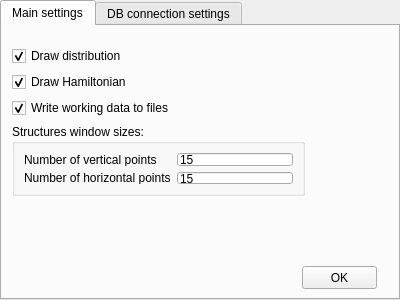
<?xml version="1.0" encoding="UTF-8"?>
<ui version="4.0">
 <class>configWindow</class>
 <widget class="QTabWidget" name="configWindow">
  <property name="geometry">
   <rect>
    <x>0</x>
    <y>0</y>
    <width>400</width>
    <height>300</height>
   </rect>
  </property>
  <property name="windowTitle">
   <string>TabWidget</string>
  </property>
  <property name="currentIndex">
   <number>0</number>
  </property>
  <widget class="QWidget" name="tab">
   <attribute name="title">
    <string>Main settings</string>
   </attribute>
   <widget class="QPushButton" name="pushButton">
    <property name="geometry">
     <rect>
      <x>300</x>
      <y>240</y>
      <width>75</width>
      <height>23</height>
     </rect>
    </property>
    <property name="text">
     <string>OK</string>
    </property>
   </widget>
   <widget class="QWidget" name="layoutWidget">
    <property name="geometry">
     <rect>
      <x>10</x>
      <y>20</y>
      <width>293</width>
      <height>150</height>
     </rect>
    </property>
    <layout class="QVBoxLayout" name="verticalLayout">
     <item>
      <widget class="QCheckBox" name="checkBox">
       <property name="text">
        <string>Draw distribution</string>
       </property>
       <property name="checked">
        <bool>true</bool>
       </property>
      </widget>
     </item>
     <item>
      <widget class="QCheckBox" name="checkBox_2">
       <property name="text">
        <string>Draw Hamiltonian</string>
       </property>
       <property name="checked">
        <bool>true</bool>
       </property>
      </widget>
     </item>
     <item>
      <widget class="QCheckBox" name="checkBox_3">
       <property name="text">
        <string>Write working data to files</string>
       </property>
       <property name="checked">
        <bool>true</bool>
       </property>
      </widget>
     </item>
     <item>
      <widget class="QGroupBox" name="groupBox">
       <property name="title">
        <string>Structures window sizes:</string>
       </property>
       <layout class="QGridLayout" name="gridLayout">
        <item row="0" column="0">
         <widget class="QLabel" name="label">
          <property name="text">
           <string>Number of vertical points</string>
          </property>
         </widget>
        </item>
        <item row="0" column="1">
         <widget class="QLineEdit" name="lineEdit">
          <property name="text">
           <string>15</string>
          </property>
         </widget>
        </item>
        <item row="1" column="0">
         <widget class="QLabel" name="label_2">
          <property name="text">
           <string>Number of horizontal points</string>
          </property>
         </widget>
        </item>
        <item row="1" column="1">
         <widget class="QLineEdit" name="lineEdit_2">
          <property name="text">
           <string>15</string>
          </property>
         </widget>
        </item>
       </layout>
      </widget>
     </item>
    </layout>
   </widget>
  </widget>
  <widget class="QWidget" name="tab">
   <attribute name="title">
    <string>DB connection settings</string>
   </attribute>
   <widget class="QWidget" name="layoutWidget">
    <property name="geometry">
     <rect>
      <x>40</x>
      <y>0</y>
      <width>227</width>
      <height>171</height>
     </rect>
    </property>
    <layout class="QGridLayout" name="gridLayout_2">
     <item row="0" column="1">
      <widget class="QComboBox" name="comboBox">
       <item>
        <property name="text">
         <string>MySQL</string>
        </property>
       </item>
      </widget>
     </item>
     <item row="2" column="0">
      <widget class="QLabel" name="label_6">
       <property name="text">
        <string>DB host</string>
       </property>
      </widget>
     </item>
     <item row="2" column="1">
      <widget class="QLineEdit" name="lineEdit_6">
       <property name="text">
        <string>localhost</string>
       </property>
      </widget>
     </item>
     <item row="3" column="0">
      <widget class="QLabel" name="label_7">
       <property name="text">
        <string>DB port</string>
       </property>
      </widget>
     </item>
     <item row="3" column="1">
      <widget class="QLineEdit" name="lineEdit_7">
       <property name="text">
        <string>3306</string>
       </property>
      </widget>
     </item>
     <item row="4" column="0">
      <widget class="QLabel" name="label_3">
       <property name="text">
        <string>DB name</string>
       </property>
      </widget>
     </item>
     <item row="4" column="1">
      <widget class="QLineEdit" name="lineEdit_3">
       <property name="text">
        <string>dbcell</string>
       </property>
      </widget>
     </item>
     <item row="5" column="0">
      <widget class="QLabel" name="label_4">
       <property name="text">
        <string>DB user name</string>
       </property>
      </widget>
     </item>
     <item row="5" column="1">
      <widget class="QLineEdit" name="lineEdit_4">
       <property name="text">
        <string>root</string>
       </property>
      </widget>
     </item>
     <item row="6" column="0">
      <widget class="QLabel" name="label_5">
       <property name="text">
        <string>DB user password</string>
       </property>
      </widget>
     </item>
     <item row="6" column="1">
      <widget class="QLineEdit" name="lineEdit_5">
       <property name="inputMask">
        <string/>
       </property>
       <property name="text">
        <string>root</string>
       </property>
      </widget>
     </item>
     <item row="0" column="0">
      <widget class="QLabel" name="label_8">
       <property name="text">
        <string>DB provider</string>
       </property>
      </widget>
     </item>
    </layout>
   </widget>
  </widget>
 </widget>
 <resources/>
 <connections/>
</ui>
